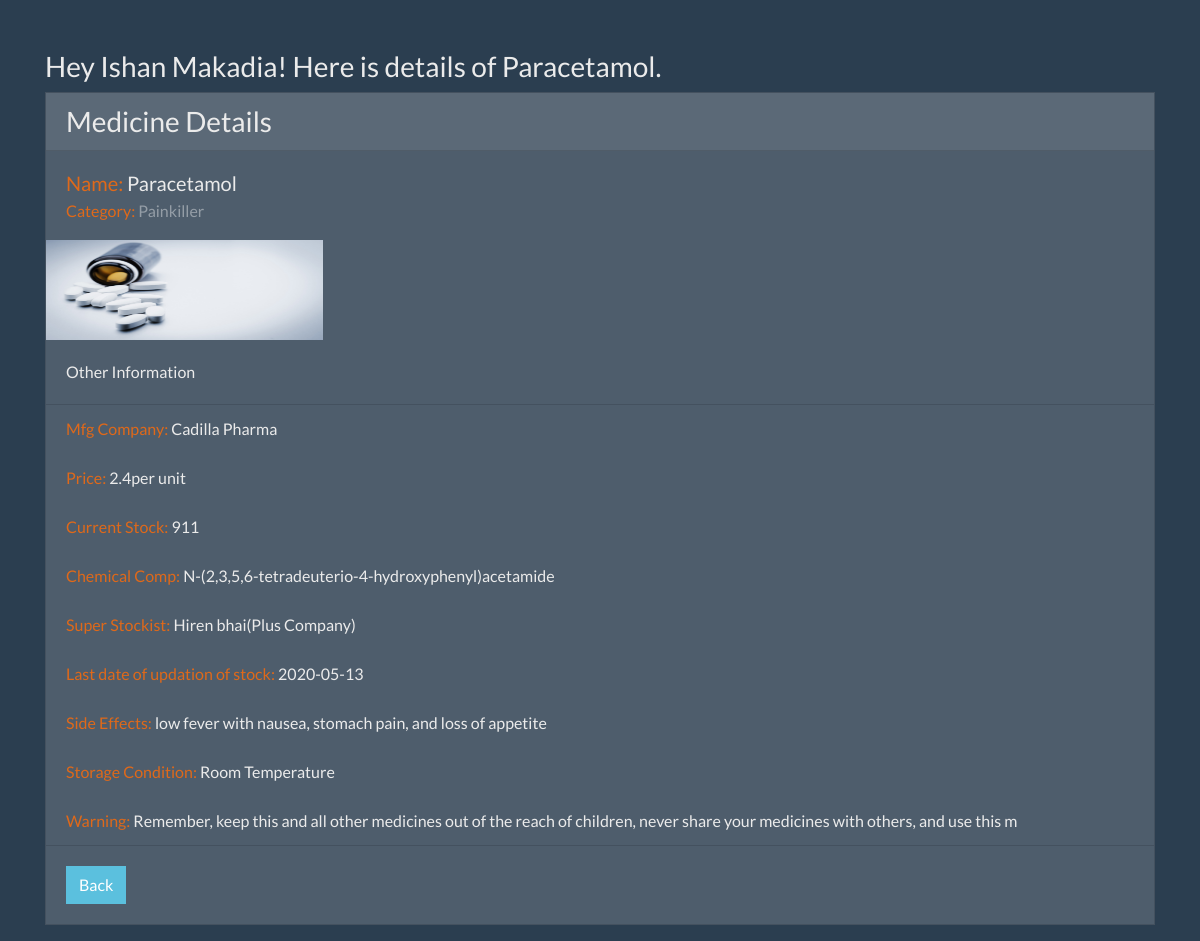
/view.php?medicine_id=1 (signed in), run on the app's committed database.
### tables this page shows
CREATE TABLE `stock` (
  `medicine_id` int(11) NOT NULL,
  `user_id` int(11) NOT NULL,
  `name` varchar(128) DEFAULT NULL,
  `category` varchar(128) DEFAULT NULL,
  `mgf_company` varchar(128) DEFAULT NULL,
  `price` float DEFAULT NULL,
  `current_stock` int(11) DEFAULT NULL,
  `chemical_comp` varchar(128) DEFAULT NULL,
  `super_stockist` varchar(128) DEFAULT NULL,
  `date_m` date DEFAULT NULL,
  `side_effects` varchar(128) DEFAULT NULL,
  `storage_condition` varchar(128) DEFAULT NULL,
  `warning` varchar(128) DEFAULT NULL
);

### view.php (the view, shortened to what this page needs)
<?php
require_once "pdo.php";
$stmt = $pdo->prepare("SELECT * FROM stock where medicine_id = :xyz");
$stmt->execute(array(":xyz" => $_GET['medicine_id']));
$row = $stmt->fetch(PDO::FETCH_ASSOC);
?>
<!DOCTYPE html>
<html>
<head>
  <?php require_once "bootstrap.php"; ?>
</head>
<body>
  <div class="container">
    <h3>Hey <?php echo $_SESSION['name'] ?>! Here is details of <?php echo ($row['name']); ?>. </h3>
    <div class="card mb-3">
      <h3 class="card-header">Medicine Details</h3>
      <div class="card-body">
        <h5 class="card-title"><span class="text-primary"> Name: </span><?php echo ($row['name']); ?></h5>
        <h6 class="card-subtitle text-muted"><span class="text-primary"> Category: </span> <?php echo ($row['category']); ?></h6>
      </div>
      <img style="height: 100px; width: 25%; display: block;" src="img/Medicine.jpg" alt="Card image">
      <div class="card-body">
        <p class="card-text">Other Information</p>
      </div>
      <ul class="list-group list-group-flush">
        <li class="list-group-item"><span class="text-primary"> Mfg Company: </span> <?php echo ($row['mgf_company']); ?></li>
        <li class="list-group-item"><span class="text-primary"> Price: </span> <?php echo ($row['price']) . "per unit"; ?></li>
        <li class="list-group-item"><span class="text-primary"> Current Stock: </span> <?php echo ($row['current_stock']); ?></li>
        <li class="list-group-item"><span class="text-primary"> Chemical Comp: </span> <?php echo ($row['chemical_comp']); ?></li>
        <li class="list-group-item"><span class="text-primary"> Super Stockist: </span> <?php echo ($row['super_stockist']); ?></li>
        <li class="list-group-item"><span class="text-primary"> Last date of updation of stock: </span> <?php echo ($row['date_m']); ?></li>
        <li class="list-group-item"><span class="text-primary"> Side Effects: </span> <?php echo ($row['side_effects']); ?></li>
        <li class="list-group-item"><span class="text-primary"> Storage Condition: </span> <?php echo ($row['storage_condition']); ?></li>
        <li class="list-group-item"><span class="text-primary"> Warning: </span> <?php echo ($row['warning']); ?></li>
      </ul>
      <div class="card-body">
        <a href="main.php" class="btn btn-info">Back</a>
      </div>
    </div>
</body>
</html>

### bootstrap.php
<link href="css/starter-template.css" rel="stylesheet">
<link rel="stylesheet" href="https://bootswatch.com/4/superhero/bootstrap.min.css">

### css/starter-template.css (style rules this page uses)
body { padding-top: 50px; }

### data on the page
stock: name "Paracetamol", category "Painkiller", mgf_company "Cadilla Pharma", price "2.4", current_stock "911", chemical_comp "N-(2,3,5,6-tetradeuterio-4-hydroxyphenyl)acetamide", super_stockist "Hiren bhai(Plus Company)", date_m "2020-05-13", side_effects "low fever with nausea, stomach pain, and loss of appetite", storage_condition "Room Temperature", warning "Remember, keep this and all other medicines out of the reach of children, never share your medicines with others, and use this m"

### other printed values
$_SESSION['name'] "Ishan Makadia"
